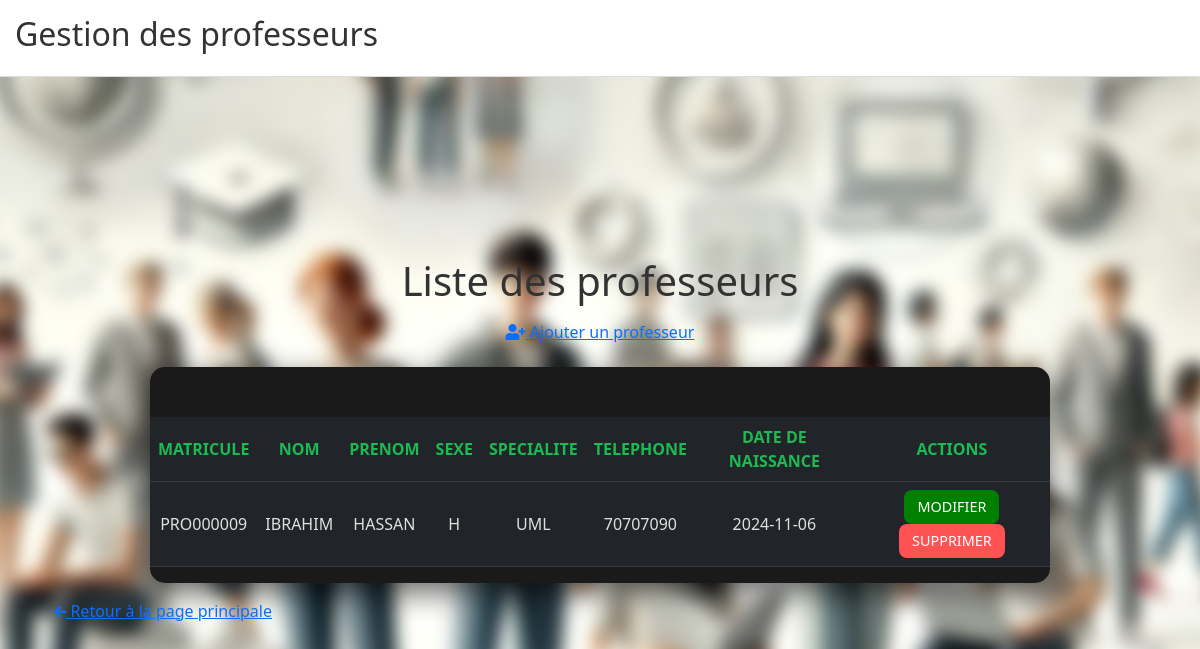
The page /views/Professeur/proliste.php on the database its author committed.
### tables this page shows
CREATE TABLE `professeurs` (
  `matricule` varchar(50) NOT NULL,
  `nom` varchar(100) NOT NULL,
  `prenom` varchar(100) NOT NULL,
  `sexe` char(1) NOT NULL,
  `tel` varchar(15) NOT NULL,
  `ddn` date NOT NULL,
  `matiere` varchar(100) NOT NULL,
  PRIMARY KEY (`matricule`)
);

### models/Provider.php (called while the page is built, shortened)
<?php
class Provider {
    private $host = 'localhost';
    private $dbName = "scolarite";
    private $user = "root";
    private $password = "";
    public function getConnection() {
        try {
            $con = new PDO("mysql:host=$this->host;dbname=$this->dbName;charset=utf8", $this->user, $this->password);
            $con->setAttribute(PDO::ATTR_ERRMODE, PDO::ERRMODE_EXCEPTION);
            return $con;
        } catch (PDOException $e) {
            echo "Erreur de connexion : " . $e->getMessage();
            return null;
        }
    }
}

### models/ProfesseurService.php (called while the page is built, shortened)
<?php
require_once('Provider.php');
class ProfesseurService
{
    private $connexion;
    function __construct()
    {
        $p = new Provider();
        $this->connexion = $p->getconnection();
    }
    public function getAll()
    {
        $requete = 'select * from professeurs order by matricule desc';
        $st = $this->connexion->query($requete);
        $professeurs = $st->fetchAll(PDO::FETCH_ASSOC);
        return $professeurs;
    }
}
?>

### views/Professeur/proliste.php (the view, shortened to what this page needs)
<!DOCTYPE html>
<html lang="fr">
<head>
    <link href="https://cdn.jsdelivr.net/npm/bootstrap@5.3.0-alpha1/dist/css/bootstrap.min.css" rel="stylesheet">
    <link rel="stylesheet" href="https://cdnjs.cloudflare.com/ajax/libs/font-awesome/5.15.3/css/all.min.css">
    <link rel="stylesheet" href="style.css">
</head>
<body>
    <div class="navbar">
        <h2>Gestion des professeurs</h2>
    </div>
    <div class="container mt-5 pt-5">
        <h1 class="text-center">Liste des professeurs</h1>
        <div class="text-center mb-3">
            <a href="../../controllers/ProfesseurCtrl.php?action=proform" class="btn btn-link"><i class="fas fa-user-plus"></i> Ajouter un professeur</a>
        </div>
        <div class="table-container">
            <table class="table table-hover table-dark">
                <thead>
                    <tr>
                        <th>MATRICULE</th>
                        <th>NOM</th>
                        <th>PRENOM</th>
                        <th>SEXE</th>
                        <th>SPECIALITE</th>
                        <th>TELEPHONE</th>
                        <th>DATE DE NAISSANCE</th>
                        <th>ACTIONS</th>
                    </tr>
                </thead>
                <tbody>
                    <?php
                        require_once('../../models/ProfesseurService.php');
                        $profService = new ProfesseurService();
                        $professeurs = $profService->getAll();
                        foreach ($professeurs as $prof) :
                    ?>
                        <tr>
                            <td><?php echo $prof['matricule']; ?></td>
                            <td><?php echo $prof['nom']; ?></td>
                            <td><?php echo $prof['prenom']; ?></td>
                            <td><?php echo $prof['sexe']; ?></td>
                            <td><?php echo $prof['matiere']; ?></td>
                            <td><?php echo $prof['tel']; ?></td>
                            <td><?php echo $prof['ddn']; ?></td>
                            <td>
                                <a href="../../controllers/ProfesseurCtrl.php?action=editForm&matricule=<?php echo $prof['matricule']; ?>" class="btn btn-action btn-edit">MODIFIER</a>
                                <a href="../../controllers/ProfesseurCtrl.php?action=prodelete&matricule=<?php echo $prof['matricule']; ?>" class="btn btn-action btn-delete" onclick="return confirm('Êtes-vous sûr de vouloir supprimer ce professeur ?')">SUPPRIMER</a>
                            </td>
                        </tr>
                    <?php endforeach; ?>
                </tbody>
            </table>
        </div>
        <div class="container my-3">
    <a href="../../index.php" class="btn-retour">
        <i class="fas fa-arrow-left"></i> Retour à la page principale
    </a>
</div>
    </div>
</body>
</html>

### views/Professeur/style.css (style rules this page uses)
body { margin: 0; padding: 0; font-family: 'Segoe UI', Tahoma, Geneva, Verdana, sans-serif; color: #333; display: flex; justify-content: center; align-items: center; min-height: 100vh; position: relative; }
body::before { content: ''; position: fixed; top: 0; left: 0; width: 100%; height: 100%; background: url('image.png') no-repeat center center fixed; background-size: cover; z-index: -1; filter: blur(8px); transform: scale(1.05); }
.navbar { background-color: #fff; padding: 15px; border-bottom: 1px solid #ddd; position: fixed; width: 100%; top: 0; z-index: 10; }
.table-container { background-color: #1a1a1a; border-radius: 15px; width: 100%; max-width: 900px; box-shadow: 0 10px 30px rgba(0, 0, 0, 0.6); display: flex; flex-direction: column; align-items: center; justify-content: center; min-height: 10vh; padding-top: 50px; text-align: center; }
.table-container { margin: auto; }
.table th, .table td { vertical-align: middle; color: #e0e0e0; }
.table th { color: #1db954; }
.btn-action { font-size: 0.9rem; padding: 5px 12px; border-radius: 8px; color: white; transition: all 0.3s ease; }
.btn-edit { background-color: green; }
.btn-delete { background-color: #ff5252; }
.btn-retour i { font-size: 14px; }

### rows shown on the page
professeurs: matricule "PRO000009", nom "IBRAHIM", prenom "HASSAN", sexe "H", matiere "UML", tel "70707090", ddn "2024-11-06"
